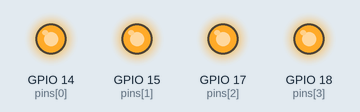
Recording of a program running on a simulated Raspberry Pi (BCM pin numbers). Shown: output pins drawn as LEDs (lit = HIGH). At 0.0 s the program stops and its outputs stay as they are.

Above: at 0.1 s.
Timing chart, 0 to 1.5 s (numbered marks = the images above):
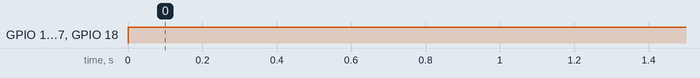

Measured:
- by itself, GPIO 14 (pins[0]), GPIO 15 (pins[1]), GPIO 17 (pins[2]), GPIO 18 (pins[3]): LOW → HIGH at 0.00 s

The program:

off.py
```python
import RPi.GPIO as GPIO
# getting the time libraly
import time

# setting a current mode
GPIO.setmode(GPIO.BCM)
#removing the warings
GPIO.setwarnings(False)
pins = [14,15,17,18]
#setting the mode for all pins so all will be switched on
GPIO.setup(pins, GPIO.OUT)

for pin in pins:
    GPIO.output(pin, 1)

    
```
